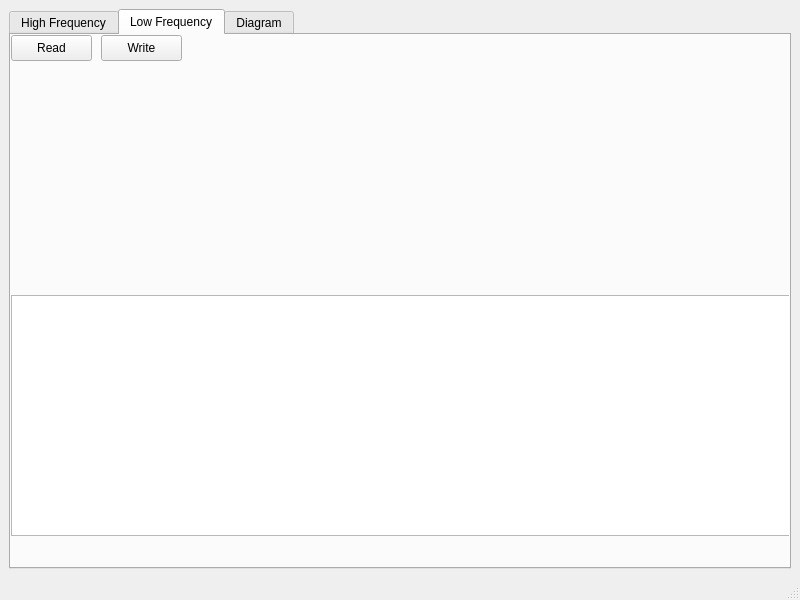
<?xml version="1.0" encoding="UTF-8"?>
<ui version="4.0">
 <class>MainWindow</class>
 <widget class="QMainWindow" name="MainWindow">
  <property name="geometry">
   <rect>
    <x>0</x>
    <y>0</y>
    <width>800</width>
    <height>600</height>
   </rect>
  </property>
  <property name="windowTitle">
   <string>MainWindow</string>
  </property>
  <widget class="QWidget" name="centralwidget">
   <layout class="QGridLayout" name="gridLayout">
    <item row="0" column="0">
     <widget class="QTabWidget" name="lfTable">
      <property name="toolTip">
       <string>&lt;html&gt;&lt;head/&gt;&lt;body&gt;&lt;p&gt;High Frequency&lt;/p&gt;&lt;/body&gt;&lt;/html&gt;</string>
      </property>
      <property name="autoFillBackground">
       <bool>false</bool>
      </property>
      <property name="currentIndex">
       <number>1</number>
      </property>
      <widget class="QWidget" name="HighFrequency">
       <property name="enabled">
        <bool>true</bool>
       </property>
       <property name="toolTip">
        <string>High Frequency</string>
       </property>
       <attribute name="title">
        <string>High Frequency</string>
       </attribute>
       <widget class="QComboBox" name="hfreadercombo">
        <property name="geometry">
         <rect>
          <x>0</x>
          <y>0</y>
          <width>93</width>
          <height>26</height>
         </rect>
        </property>
        <item>
         <property name="text">
          <string>PN532</string>
         </property>
        </item>
        <item>
         <property name="text">
          <string>RC522</string>
         </property>
        </item>
        <item>
         <property name="text">
          <string>PROXMARK_HF</string>
         </property>
        </item>
       </widget>
       <widget class="QPushButton" name="hfreadbutton">
        <property name="geometry">
         <rect>
          <x>100</x>
          <y>0</y>
          <width>81</width>
          <height>26</height>
         </rect>
        </property>
        <property name="text">
         <string>Read</string>
        </property>
       </widget>
       <widget class="QPushButton" name="hfwritebutton">
        <property name="geometry">
         <rect>
          <x>190</x>
          <y>0</y>
          <width>81</width>
          <height>26</height>
         </rect>
        </property>
        <property name="text">
         <string>Write</string>
        </property>
       </widget>
       <widget class="QTableWidget" name="hfTable">
        <property name="geometry">
         <rect>
          <x>0</x>
          <y>261</y>
          <width>781</width>
          <height>241</height>
         </rect>
        </property>
       </widget>
      </widget>
      <widget class="QWidget" name="LowFrequency">
       <attribute name="title">
        <string>Low Frequency</string>
       </attribute>
       <widget class="QPushButton" name="lfReadButton">
        <property name="geometry">
         <rect>
          <x>0</x>
          <y>0</y>
          <width>81</width>
          <height>26</height>
         </rect>
        </property>
        <property name="text">
         <string>Read</string>
        </property>
       </widget>
       <widget class="QPushButton" name="lfWriteButton">
        <property name="geometry">
         <rect>
          <x>90</x>
          <y>0</y>
          <width>81</width>
          <height>26</height>
         </rect>
        </property>
        <property name="text">
         <string>Write</string>
        </property>
       </widget>
       <widget class="QTableWidget" name="tableWidget">
        <property name="geometry">
         <rect>
          <x>0</x>
          <y>260</y>
          <width>781</width>
          <height>241</height>
         </rect>
        </property>
       </widget>
      </widget>
      <widget class="QWidget" name="Diagram">
       <attribute name="title">
        <string>Diagram</string>
       </attribute>
       <widget class="QPushButton" name="diagCaptureButton">
        <property name="geometry">
         <rect>
          <x>0</x>
          <y>0</y>
          <width>81</width>
          <height>26</height>
         </rect>
        </property>
        <property name="text">
         <string>Capture</string>
        </property>
       </widget>
       <widget class="QWidget" name="Diagramwidget" native="true">
        <property name="geometry">
         <rect>
          <x>-1</x>
          <y>49</y>
          <width>781</width>
          <height>451</height>
         </rect>
        </property>
       </widget>
      </widget>
     </widget>
    </item>
   </layout>
  </widget>
  <widget class="QMenuBar" name="menubar">
   <property name="geometry">
    <rect>
     <x>0</x>
     <y>0</y>
     <width>800</width>
     <height>33</height>
    </rect>
   </property>
  </widget>
  <widget class="QStatusBar" name="statusbar"/>
 </widget>
 <resources/>
 <connections/>
</ui>
